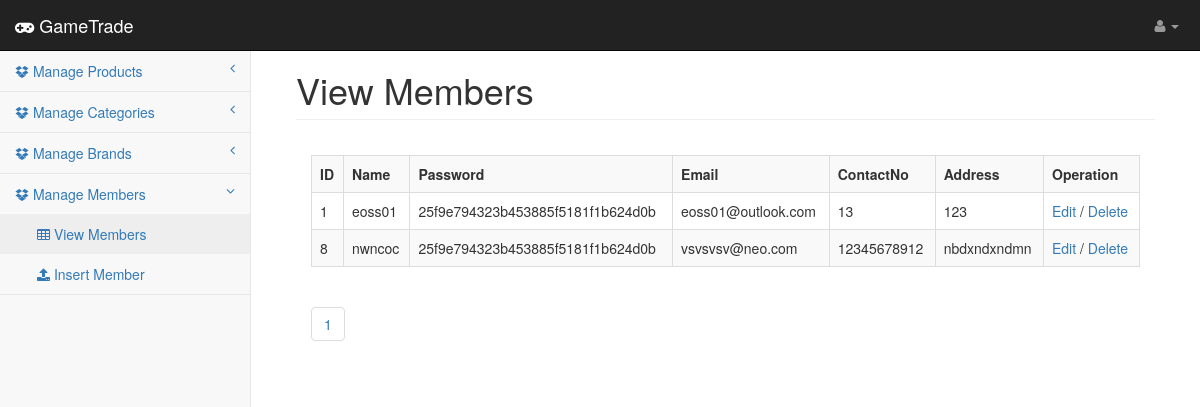
The app's page /admin/adminVUser.php with its own data.
### tables this page shows
CREATE TABLE `users` (
  `id` int(11) NOT NULL,
  `username` varchar(255) NOT NULL,
  `password` varchar(255) NOT NULL,
  `email` varchar(255) NOT NULL,
  `contactNo` bigint(11) NOT NULL,
  `address` longtext NOT NULL,
  `regDate` timestamp NOT NULL DEFAULT CURRENT_TIMESTAMP ON UPDATE CURRENT_TIMESTAMP
);

### admin/adminVUser.php (the view, shortened to what this page needs)
<!DOCTYPE html>
<html lang="en">
<head>
    <link href="css/bootstrap.min.css" rel="stylesheet">
    <link href="css/metisMenu.min.css" rel="stylesheet">
    <link href="css/timeline.css" rel="stylesheet">
    <link href="css/startmin.css" rel="stylesheet">
    <link href="css/morris.css" rel="stylesheet">
    <link href="css/font-awesome.min.css" rel="stylesheet" type="text/css">
</head>
<body>
<?php include("include/header.php"); ?>
<?php include("include/sidebar.php"); ?>
    <div id="page-wrapper">
        <div class="container-fluid">
            <div class="row">
                <div class="col-lg-12">
                    <h1 class="page-header">View Members</h1>
                </div>
            </div>
            <div class="panel-body">
                                <div class="dataTable_wrapper">
                                    <?php
                                    $results_per_page = 5;
                                    $sql = "SELECT * FROM users";
                                    $result = $db->query($sql);
                                    $number_of_results = mysqli_num_rows($result);
                                    $number_of_pages = ceil($number_of_results/$results_per_page);
                                    if (!isset($_GET['page'])) {
                                        $page = 1;
                                    } else {
                                        $page = $_GET['page'];
                                    }
                                    $this_page_first_result = ($page-1)*$results_per_page;
                                    $sql='SELECT * FROM users LIMIT ' . $this_page_first_result . ',' .  $results_per_page;
                                    $result = mysqli_query($db, $sql);
                                    if ($result->num_rows > 0) {
                                        echo "<table class='table table-striped table-bordered table-hover' id='dataTables-example'><tr><th>ID</th><th>Name</th><th>Password</th><th>Email</th><th>ContactNo</th><th>Address</th><th>Operation</th></tr>";
                                        while($row = mysqli_fetch_array($result)) {
                                            echo "<tr>
                                            <td>" . $row["id"]. "</td>
                                            <td>" . $row["username"]. "</td>
                                            <td>" . $row["password"]."</td>
                                            <td>" . $row["email"]."</td>
                                            <td>" . $row["contactNo"]."</td>
                                            <td>" . $row["address"]."</td>
                                            <td><a href='userEdit.php?edit=".$row["id"]."'>Edit</a>  /
                                            <a href='adminVUser.php?id=".$row["id"]."' Onclick='return ConfirmDelete()'>Delete</a>"."</td></tr>";
                                        }
                                        echo "</table>";
                                    } else {
                                        echo "0 results";
                                    }
                                    for ($page=1;$page<=$number_of_pages;$page++) {
                                        echo '<ul class="pagination justify-content-center">
                                                <li class="page-item">
                                                    <a class="page-link" href="adminVUser.php?page=' . $page . '">' . $page . '</a>
                                                    </li>
                                                </ul>';
                                        }
                                        ?>
                                </div>
        </div>
    </div>
</div>
</body>
</html>

### admin/css/startmin.css (style rules this page uses)
body { background-color: #f8f8f8; }
#page-wrapper { padding: 30px 15px 0 15px; min-height: 568px; background-color: #fff; }
@media (min-width:768px) { #page-wrapper { position: inherit; margin-left: 250px; padding: 30px 30px 0 30px; border-left: 1px solid #e7e7e7; } }

### records on screen
users: id "1", username "eoss01", password "25f9e794323b453885f5181f1b624d0b", email "eoss01@outlook.com", contactNo "13", address "123"
users: id "8", username "nwncoc", password "25f9e794323b453885f5181f1b624d0b", email "vsvsvsv@neo.com", contactNo "12345678912", address "nbdxndxndmn"
